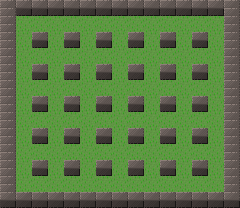

Tiled map render using the project's own tile images. Description and the map definition, with tile-layer contents summarised, below:
An orthogonal 15x13 tile map with 16x16 px tiles, 1 tile layer (Base), 3 hidden layers not drawn.

<map version="1.1" tiledversion="2018.09.12" orientation="orthogonal" renderorder="right-down" width="15" height="13" tilewidth="16" tileheight="16" infinite="0" nextlayerid="5" nextobjectid="1">
 <tileset firstgid="1" source="bomb_party_v4.tsx" />
 <layer id="1" name="Base" width="15" height="13" locked="1">
  <data>[195 cells, 195 non-empty, 191 distinct tile ids]</data>
 </layer>
 <layer id="4" name="Pipes" width="15" height="13" visible="0" locked="1">
  <data>[195 cells, 48 non-empty, 6 distinct tile ids]</data>
 </layer>
 <layer id="2" name="Crate" width="15" height="13" visible="0" locked="1">
  <data>[195 cells, 105 non-empty, 3 distinct tile ids]</data>
 </layer>
 <layer id="3" name="Scorched" width="15" height="13" visible="0" locked="1">
  <properties>
   <property name="Tile Layer Format" value="Base64(gzip-compressed)" />
  </properties>
  <data>[195 cells, 113 non-empty, 1 distinct tile ids]</data>
 </layer>
</map>